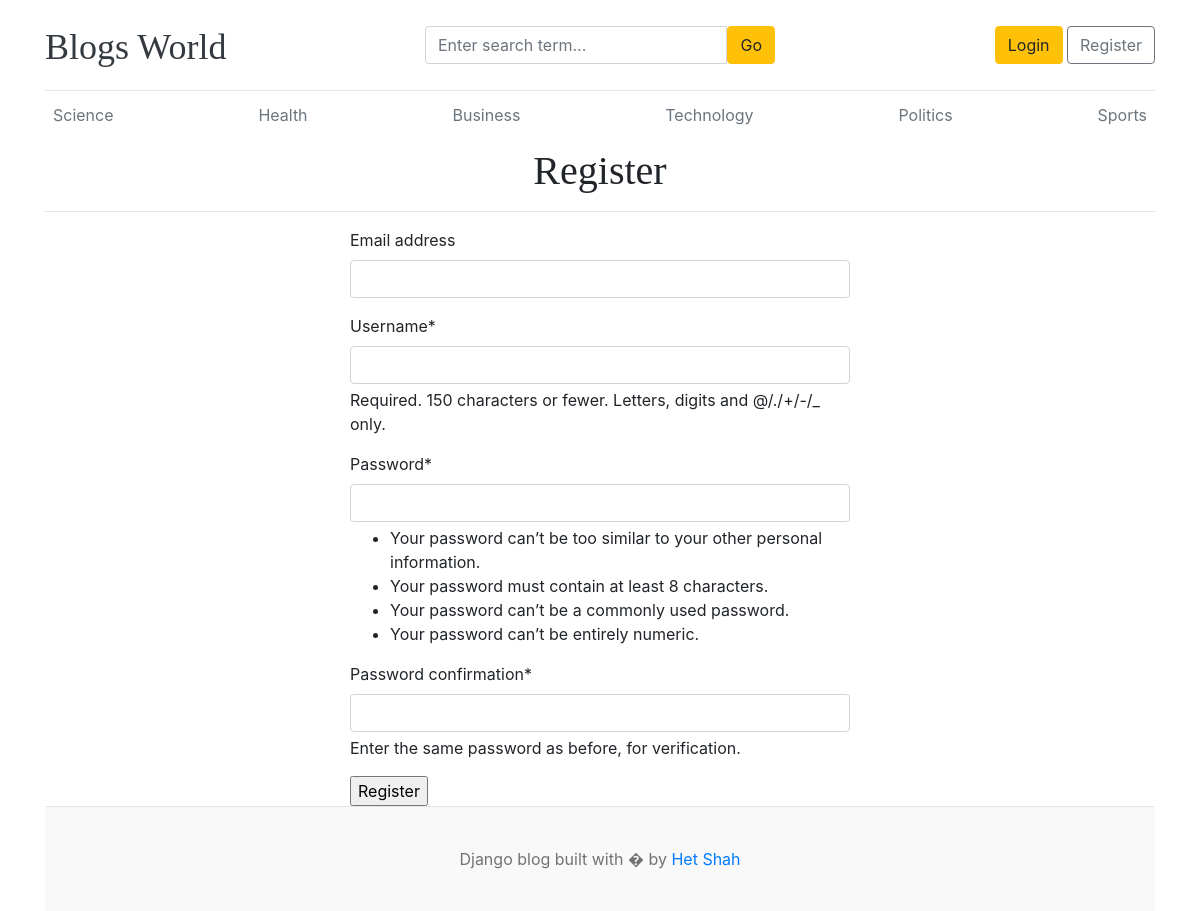
Screenshot of /register/ with the database file from the repository.
### blogs/models.py (models this page shows, shortened)
class Category(models.Model):
  category_name = models.CharField(max_length=50, unique=True)
  created_at = models.DateTimeField(auto_now_add=True)
  updated_at = models.DateTimeField(auto_now=True)
  class Meta:
    verbose_name_plural = 'Categories'

### blog_project/views.py (the view)
# urls.py: path('register/', views.register, name="register"),
def register(request):
  if request.method == 'POST':
    form = RegistrationForm(request.POST)
    if form.is_valid():
      form.save()
      return redirect('register')
  else:
    form = RegistrationForm()
  context = {
    'form' : form
  }
  return render(request, 'register.html', context)

### blog_project/forms.py
class RegistrationForm(UserCreationForm):
  class Meta:
    model = User
    fields = ('email', 'username', 'password1', 'password2')

### blogs/context_processors.py (called while the page is built)
def getCategories(request):
  categories = Category.objects.all()
  return dict(categories=categories)

### templates/register.html (shortened to what this page needs)
{% extends './base/base.html' %}
{% block content%}
<h1 class="text-center">Register</h1>
<hr />
{% load crispy_forms_tags %}
<form action="" method="POST" style="width: 500px; margin:auto">
  {{ form | crispy }}
  <input type="submit" value="Register">
</form>
{% endblock%}

### templates/base/header.html (shortened to what this page needs)
{% load static %}
<!doctype html>
<html lang="en">
  <head>
    <link
      href="https://getbootstrap.com/docs/4.0/dist/css/bootstrap.min.css"
      rel="stylesheet" />
    <link href="{% static 'css/blog.css' %}" rel="stylesheet" />
    <link
      rel="stylesheet"
      href="https://cdnjs.cloudflare.com/ajax/libs/font-awesome/7.3.1/css/all.min.css"
 />
  </head>
  <body>
    <div class="container">
      <header class="blog-header py-3">
        <div class="row flex-nowrap justify-content-between align-items-center">
          <div class="col-4 pt-1">
            <a class="blog-header-logo text-dark" href="/">Blogs World</a>
          </div>
          <div class="col-4">
            <form action="{% url 'search' %}" method="GET">
              <div class="input-group">
                <input
                  type="text"
                  class="form-control"
                  name="keyword"
                  placeholder="Enter search term..." />
                <button
                  type="submit"
                  class="btn btn-warning"
                  id="button-search"
                  type="button">
                  Go
                </button>
              </div>
            </form>
          </div>
          <div class="col-4 d-flex justify-content-end align-items-center">
            {% if not user.is_authenticated %}
            <a class="btn btn-warning" href="{% url 'login' %}">Login</a> &nbsp;
            <a class="btn btn-outline-secondary" href="{% url 'register'%}"
              >Register</a
            >
            {% endif %}
          </div>
        </div>
      </header>
      <div class="nav-scroller py-1 mb-2">
        <nav class="nav d-flex justify-content-between">
          {% for category in categories %}
          <a
            class="p-2 text-muted"
            href="{% url 'posts_by_category' category.id %}"
            >{{ category.category_name }}</a
          >
          {% endfor %}
        </nav>
      </div>

### static/css/blog.css (style rules this page uses)
.blog-header { border-bottom: 1px solid #e5e5e5; }
.blog-header-logo { font-family: "Playfair Display", Georgia, "Times New Roman", serif; font-size: 2.25rem; }
h1, h2, h3, h4, h5, h6 { font-family: "Playfair Display", Georgia, "Times New Roman", serif; }

### rows the page displays
Category: category_name "Science"
Category: category_name "Health"
Category: category_name "Business"
Category: category_name "Technology"
Category: category_name "Politics"
Category: category_name "Sports"
